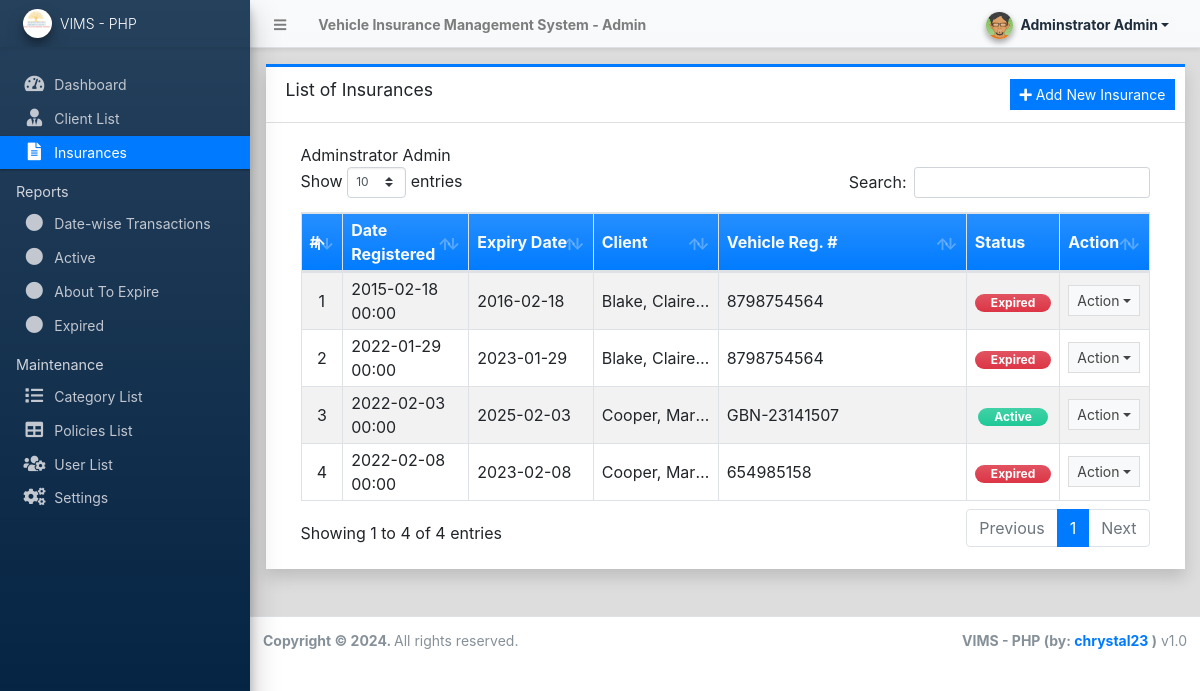
The app's page /admin/?page=insurances (signed in) with its own data.
### tables this page shows
CREATE TABLE `insurance_list` (
  `id` int(30) NOT NULL,
  `client_id` int(30) NOT NULL,
  `policy_id` int(30) NOT NULL,
  `code` varchar(100) NOT NULL,
  `registration_no` text NOT NULL,
  `chassis_no` text NOT NULL,
  `vehicle_model` text NOT NULL,
  `registration_date` date NOT NULL,
  `expiration_date` date NOT NULL,
  `cost` float NOT NULL DEFAULT 0,
  `status` tinyint(4) NOT NULL DEFAULT 1,
  `date_created` datetime NOT NULL DEFAULT current_timestamp(),
  `date_updated` datetime DEFAULT NULL ON UPDATE current_timestamp()
);

### config.php (called while the page is built, shortened)
<?php
require_once('classes/DBConnection.php');
require_once('classes/SystemSettings.php');
function validate_image($file){
	if(!empty($file)){
        $ex = explode('?',$file);
        $file = $ex[0];
        $param =  isset($ex[1]) ? '?'.$ex[1]  : '';
		if(is_file(base_app.$file)){
			return base_url.$file.$param;
		}else{
			return base_url.'dist/img/no-image-available.png';
		}
	}else{
		return base_url.'dist/img/no-image-available.png';
	}
}
function isMobileDevice(){
    $aMobileUA = array(
        '/iphone/i' => 'iPhone',
        '/ipod/i' => 'iPod',
        '/ipad/i' => 'iPad',
        '/android/i' => 'Android',
        '/blackberry/i' => 'BlackBerry',
        '/webos/i' => 'Mobile'
    );
    return false;
}
?>

### classes/DBConnection.php (called while the page is built, shortened)
<?php
class DBConnection{
    private $host = DB_SERVER;
    private $username = DB_USERNAME;
    private $password = DB_PASSWORD;
    private $database = DB_NAME;
    public $conn;
    public function __construct(){
        if (!isset($this->conn)) {
            $this->conn = new mysqli($this->host, $this->username, $this->password, $this->database);
        }
    }
}
?>

### classes/SystemSettings.php (called while the page is built, shortened)
<?php
class SystemSettings extends DBConnection{
	function userdata($field = ''){
		if(!empty($field)){
			if(isset($_SESSION['userdata'][$field]))
				return $_SESSION['userdata'][$field];
			else
				return null;
		}else{
			return false;
		}
	}
	function info($field=''){
		if(!empty($field)){
			if(isset($_SESSION['system_info'][$field]))
				return $_SESSION['system_info'][$field];
			else
				return false;
		}else{
			return false;
		}
	}
}
$_settings = new SystemSettings();
?>

### admin/insurances/index.php (the view, shortened to what this page needs)
<div class="card card-outline card-primary rounded-0 shadow">
	<div class="card-header">
		<h3 class="card-title">List of Insurances</h3>
		<div class="card-tools">
			<a href="javascript:void(0)" id="create_new" class="btn btn-flat btn-sm btn-primary"><span class="fas fa-plus"></span>  Add New Insurance</a>
		</div>
	</div>
	<div class="card-body">
		<div class="container-fluid">
        <div class="container-fluid">
			<table class="table table-bordered table-hover table-striped">
				<colgroup>
					<col width="5%">
					<col width="15%">
					<col width="15%">
					<col width="15%">
					<col width="30%">
					<col width="10%">
					<col width="10%">
				</colgroup>
				<thead>
					<tr class="bg-gradient-primary text-light">
						<th>#</th>
						<th>Date Registered</th>
						<th>Expiry Date</th>
						<th>Client</th>
						<th>Vehicle Reg. #</th>
						<th>Status</th>
						<th>Action</th>
					</tr>
				</thead>
				<tbody>
					<?php
					$firstName = $_settings->userdata('firstname');
					$lastName = $_settings->userdata('lastname');
					$userName = ucwords($firstName . ' ' . $lastName);
						$i = 1;
						$clients = $conn->query("SELECT *,CONCAT(lastname,', ', firstname,' ', middlename) as fullname FROM client_list where id in (SELECT client_id from `insurance_list`) ");
						$client_arr = array_column($clients->fetch_all(MYSQLI_ASSOC),'fullname','id');
					if ($_settings->userdata('type') == 1):
					$qry = $conn->query("SELECT * from `insurance_list` order by date(registration_date) asc  ");
					else:
						$qry = $conn->query("SELECT * from `insurance_list` WHERE `user_name` = '" . $conn->real_escape_string($userName) . "'order by date(registration_date) asc  ");
					endif;
					while($row = $qry->fetch_assoc()):
					?>
							<tr>
								<td class="text-center"><?php echo $i++; ?></td>
								<td class=""><?php echo date("Y-m-d H:i", strtotime($row['registration_date'])) ?></td>
								<td class=""><p class="m-0 truncate-1"><?php echo $row['expiration_date'] ?></p></td>
								<td class=""><p class="m-0 truncate-1"><?php echo ucwords(isset($client_arr[$row['client_id']]) ? $client_arr[$row['client_id']] : '') ?></p></td>
								<td class=""><p class="m-0 truncate-1"><?php echo $row['registration_no'] ?></p></td>
								<td class="text-center">
									<?php
									$row['status'] = isset($row['status']) ? $row['status'] : '';
									if (isset($row['expiration_date'])) {
										$expirationDate = date('Y-m-d', strtotime($row['expiration_date']));
										$currentDate = date('Y-m-d');
										if ($currentDate < $expirationDate) {
											$dateDifference = strtotime($expirationDate) - strtotime($currentDate);
											if ($dateDifference < 8 * 24 * 3600) {
												echo '<span class="rounded-pill badge badge-warning bg-gradient-warning px-3">Expires Soon</span>';
											} else {
												echo '<span class="rounded-pill badge badge-success bg-gradient-teal px-3">Active</span>';
											}
										} else {
											echo '<span class="rounded-pill badge badge-danger bg-gradient-danger px-3">Expired</span>';
										}
									} else {
										echo '<span class="rounded-pill badge badge-light bg-gradient-light border px-3">N/A</span>';
									}
									?>
								</td>
								<td align="center">
									<button type="button" class="btn btn-flat btn-default btn-sm dropdown-toggle dropdown-icon" data-toggle="dropdown">
										Action
									</button>
								</td>
							</tr>
						<?php endwhile; ?>
				</tbody>
			</table>
		</div>
		</div>
	</div>
</div>

### admin/index.php (shortened to what this page needs)
<?php require_once('../config.php'); ?>
 <!DOCTYPE html>
<html lang="en" class="" style="height: auto;">
<?php require_once('inc/header.php') ?>
  <body class="layout-fixed control-sidebar-slide-open layout-navbar-fixed" data-new-gr-c-s-check-loaded="14.991.0" data-gr-ext-installed="" style="height: auto;">
    <div class="wrapper">
     <?php require_once('inc/topBarNav.php') ?>
     <?php require_once('inc/navigation.php') ?>
     <?php $page = isset($_GET['page']) ? $_GET['page'] : 'home';  ?>
      <div class="content-wrapper pt-3" style="min-height: 567.854px;">
        <section class="content ">
          <div class="container-fluid">
            <?php
              if(!file_exists($page.".php") && !is_dir($page)){
                  include '404.html';
              }else{
                if(is_dir($page))
                  include $page.'/index.php';
                else
                  include $page.'.php';
              }
            ?>
          </div>
        </section>
      </div>
      <?php require_once('inc/footer.php') ?>
  </body>
</html>

### admin/inc/header.php (shortened to what this page needs)
<head>
    <link rel="stylesheet" href="<?php echo base_url ?>plugins/fontawesome-free/css/all.min.css">
    <link rel="stylesheet" href="<?php echo base_url ?>plugins/tempusdominus-bootstrap-4/css/tempusdominus-bootstrap-4.min.css">
  <link rel="stylesheet" href="<?php echo base_url ?>plugins/datatables-bs4/css/dataTables.bootstrap4.min.css">
  <link rel="stylesheet" href="<?php echo base_url ?>plugins/datatables-responsive/css/responsive.bootstrap4.min.css">
  <link rel="stylesheet" href="<?php echo base_url ?>plugins/datatables-buttons/css/buttons.bootstrap4.min.css">
  <link rel="stylesheet" href="<?php echo base_url ?>plugins/select2/css/select2.min.css">
  <link rel="stylesheet" href="<?php echo base_url ?>plugins/select2-bootstrap4-theme/select2-bootstrap4.min.css">
    <link rel="stylesheet" href="<?php echo base_url ?>plugins/icheck-bootstrap/icheck-bootstrap.min.css">
    <link rel="stylesheet" href="<?php echo base_url ?>plugins/jqvmap/jqvmap.min.css">
    <link rel="stylesheet" href="<?php echo base_url ?>plugins/fullcalendar/main.css">
    <link rel="stylesheet" href="<?php echo base_url ?>dist/css/adminlte.css">
    <link rel="stylesheet" href="<?php echo base_url ?>dist/css/custom.css">
    <link rel="stylesheet" href="<?php echo base_url ?>plugins/overlayScrollbars/css/OverlayScrollbars.min.css">
    <link rel="stylesheet" href="<?php echo base_url ?>plugins/daterangepicker/daterangepicker.css">
    <link rel="stylesheet" href="<?php echo base_url ?>plugins/summernote/summernote-bs4.min.css">
  <link rel="stylesheet" href="<?php echo base_url ?>plugins/sweetalert2-theme-bootstrap-4/bootstrap-4.min.css">
  </head>

### admin/inc/topBarNav.php (shortened to what this page needs)
<nav class="main-header navbar navbar-expand navbar-light border-top-0  border-left-0 border-right-0 text-sm shadow-sm bg-gradient-light">
  <ul class="navbar-nav">
    <li class="nav-item">
    <a class="nav-link" data-widget="pushmenu" href="#" role="button"><i class="fas fa-bars"></i></a>
    </li>
    <li class="nav-item d-none d-sm-inline-block">
      <a href="<?php echo base_url ?>" class="nav-link"><b><?php echo (!isMobileDevice()) ? $_settings->info('name'):$_settings->info('short_name'); ?> - Admin</b></a>
    </li>
  </ul>
  <ul class="navbar-nav ml-auto">
    <li class="nav-item">
      <div class="btn-group nav-link">
            <button type="button" class="btn btn-rounded badge badge-light dropdown-toggle dropdown-icon" data-toggle="dropdown">
              <span><img src="<?php echo validate_image($_settings->userdata('avatar')) ?>" class="img-circle elevation-2 user-img" alt="User Image"></span>
              <span class="ml-3"><?php echo ucwords($_settings->userdata('firstname').' '.$_settings->userdata('lastname')) ?></span>
            </button>
        </div>
    </li>
  </ul>
</nav>

### admin/inc/navigation.php (shortened to what this page needs)
<aside class="main-sidebar sidebar-dark-primary elevation-4 sidebar-no-expand bg-gradient-navy">
  <a href="<?php echo base_url ?>admin" class="brand-link bg-transparent text-sm border-0 shadow-sm">
  <img src="http://localhost/vims/uploads/arclogo.png" alt="Store Logo" class="brand-image img-circle elevation-3 bg-black" style="width: 1.8rem;height: 1.8rem;max-height: unset;object-fit:scale-down;object-position:center center">
  <span class="brand-text font-weight-light"><?php echo $_settings->info('short_name') ?></span>
  </a>
  <div class="sidebar os-host os-theme-light os-host-overflow os-host-overflow-y os-host-resize-disabled os-host-transition os-host-scrollbar-horizontal-hidden">
    <div class="os-content-glue" style="margin: 0px -8px; width: 249px; height: 646px;"></div>
    <div class="os-padding">
      <div class="os-viewport os-viewport-native-scrollbars-invisible" style="overflow-y: scroll;">
        <div class="os-content" style="padding: 0px 8px; height: 100%; width: 100%;">
          <nav class="mt-4">
             <ul class="nav nav-pills nav-sidebar flex-column text-sm nav-compact nav-flat nav-child-indent nav-collapse-hide-child" data-widget="treeview" role="menu" data-accordion="false">
              <li class="nav-item dropdown">
                <a href="./" class="nav-link nav-home">
                  <i class="nav-icon fas fa-tachometer-alt"></i>
                  <p>
                    Dashboard
                  </p>
                </a>
              </li>
              <li class="nav-item">
                <a href="<?php echo base_url ?>admin/?page=clients" class="nav-link nav-clients">
                  <i class="nav-icon fas fa-user-tie"></i>
                  <p>
                    Client List
                  </p>
                </a>
              </li>
              <li class="nav-item">
                <a href="<?php echo base_url ?>admin/?page=insurances" class="nav-link nav-insurances">
                  <i class="nav-icon fas fa-file-alt"></i>
                  <p>
                    Insurances
                  </p>
                </a>
              </li>
              <li class="nav-header">Reports</li>
                <li class="nav-item dropdown">
                  <a href="<?php echo base_url ?>admin/?page=reports/date_wise_transaction" class="nav-link nav-reports_date_wise_transaction">
                    <i class="nav-icon fas fa-circle"></i>
                    <p>
                      Date-wise Transactions
                    </p>
                  </a>
                </li>
               <li class="nav-item dropdown">
                 <a href="<?php echo base_url ?>admin/?page=reports/active" class="nav-link nav-reports_active">
                   <i class="nav-icon fas fa-circle"></i>
                   <p>
                     Active
                   </p>
                 </a>
               </li>
                 <li class="nav-item dropdown">
                     <a href="<?php echo base_url ?>admin/?page=reports/about_to_expire" class="nav-link nav-reports_expiring">
                         <i class="nav-icon fas fa-circle"></i>
                         <p>
                             About To Expire
                         </p>
                     </a>
                 </li>
                 <li class="nav-item dropdown">
                     <a href="<?php echo base_url ?>admin/?page=reports/expired" class="nav-link nav-reports_expired">
                         <i class="nav-icon fas fa-circle"></i>
                         <p>
                             Expired
                         </p>
                     </a>
                 </li>
              <li class="nav-header">Maintenance</li>
              <li class="nav-item dropdown">
                <a href="<?php echo base_url ?>admin/?page=categories" class="nav-link nav-categories">
                  <i class="nav-icon fas fa-list"></i>
                  <p>
                   Category List
                  </p>
                </a>
              </li>
              <li class="nav-item">
                <a href="<?php echo base_url ?>admin/?page=policies" class="nav-link nav-policies">
                  <i class="nav-icon fas fa-table"></i>
                  <p>
                    Policies List
                  </p>
                </a>
              </li>
              <?php if($_settings->userdata('type') == 1): ?>
              <li class="nav-item dropdown">
                <a href="<?php echo base_url ?>admin/?page=user/list" class="nav-link nav-user_list">
                  <i class="nav-icon fas fa-users-cog"></i>
                  <p>
                    User List
                  </p>
                </a>
              </li>
              <li class="nav-item dropdown">
                <a href="<?php echo base_url ?>admin/?page=system_info" class="nav-link nav-system_info">
                  <i class="nav-icon fas fa-cogs"></i>
                  <p>
                    Settings
                  </p>
                </a>
              </li>
              <?php endif; ?>
            </ul>
          </nav>
        </div>
      </div>
    </div>
  </div>
</aside>

### admin/inc/footer.php (shortened to what this page needs)
<footer class="main-footer text-sm">
        <strong>Copyright © <?php echo date('Y') ?>.
        </strong>
        All rights reserved.
        <div class="float-right d-none d-sm-inline-block">
          <b><?php echo $_settings->info('short_name') ?> (by: <a href="mailto:christabelchinyanganya@gmail.com" target="blank">chrystal23</a> )</b> v1.0
        </div>
      </footer>
    </div>

### admin/inc/topBarNav.php (style rules this page uses)
.user-img { position: absolute; height: 27px; width: 27px; object-fit: cover; left: -7%; top: -12%; }
.btn-rounded { border-radius: 50px; }

### records on screen
insurance_list: registration_date "2015-02-18 00:00", expiration_date "2016-02-18", client "Blake,…", registration_no "8798754564", shows "Expired"
insurance_list: registration_date "2022-01-29 00:00", expiration_date "2023-01-29", client "Blake,…", registration_no "8798754564", shows "Expired"
insurance_list: registration_date "2022-02-03 00:00", expiration_date "2025-02-03", client "Cooper,…", registration_no "GBN-23141507", shows "Active"
insurance_list: registration_date "2022-02-08 00:00", expiration_date "2023-02-08", client "Cooper,…", registration_no "654985158", shows "Expired"

### other values on screen
$_settings->info('name') "Vehicle Insurance Management System"
$_settings->userdata('firstname').' '.$_settings->userdata('lastname') "Adminstrator Admin"
$_settings->info('short_name') "VIMS - PHP"
